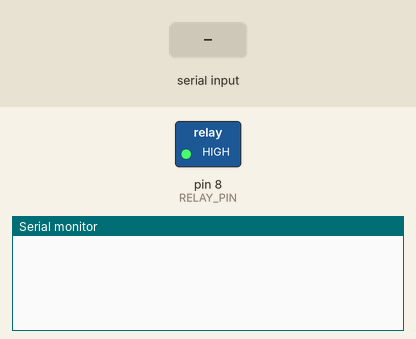
This sketch was run on a simulated Arduino Uno, built with avr-gcc and run on an emulated ATmega328P. Parts: switched loads named in the sketch (green lamp = pin HIGH), the last lines printed to the serial monitor. Inputs (shaded band) come from the test bench.

Above: at 1.2 s.
1.3 s: "ABRIR 90\n" received over Serial
At 1.9 s:
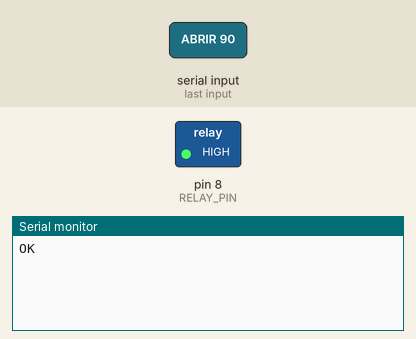
2.8 s: "ABRIR ,45\n" received over Serial
At 4.3 s:
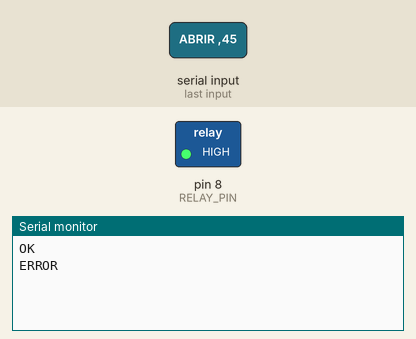

Measured:
- after the input at 1.3 s, the serial monitor: prints a new line at once (image 1)
- after the input at 2.8 s, the serial monitor: prints a new line at once (image 2)

The sketch:

initial_command.ino
```cpp
const int RELAY_PIN = 8;
unsigned long startTime = 0;
int ml = 0;

void setup() {
  Serial.begin(9600);
  pinMode(RELAY_PIN, OUTPUT);
  digitalWrite(RELAY_PIN, HIGH); // relé desligado
}

void loop() {
  if(Serial.available() > 0) {
    String command = Serial.readStringUntil('\n');
    command.trim();
    if(command.startsWith("ABRIR ")) {
      ml = command.substring(6).toInt();
      if(ml > 0) {
        startTime = millis();
        digitalWrite(RELAY_PIN, LOW);
        Serial.println("OK");
      } else {
        Serial.println("ERROR");
      }
    }
  }
  if(ml > 0 && (millis() - startTime >= (ml / 100 * 1000))) {
    digitalWrite(RELAY_PIN, HIGH);
    ml = 0;
  }
}
```
